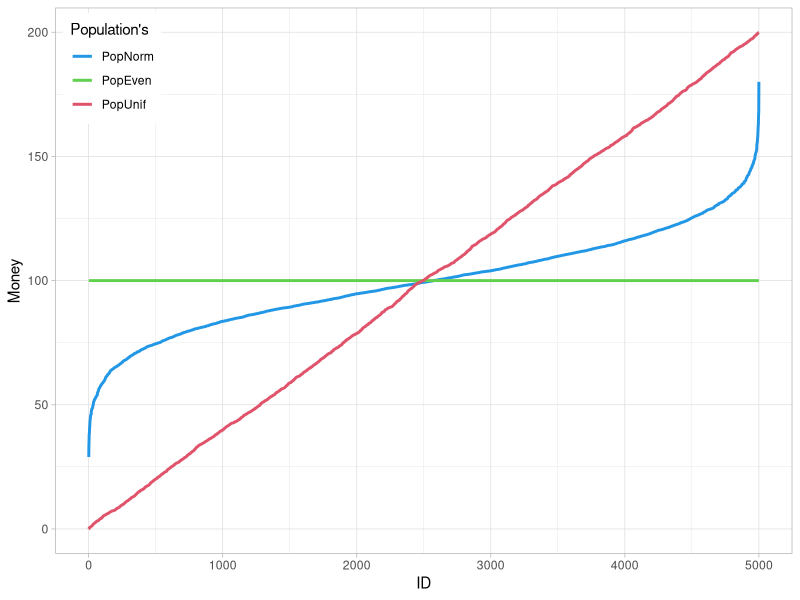

R code for this plot:
## ---- chunk 1
library(tidyr)
library(dplyr)
library(ggplot2)
## ---- chunk 2
nA = 5000         # number of Agents
ID = seq_len(nA)  # ID of the Agents
M0pop = 100       # Mean amount of Money in the Start-Population


# generating Start-Population

CHF_T0 <- data.frame( ID = ID,
                      PopNorm = sort(
                                 rnorm(nA, mean = M0pop, sd = 0.2 * M0pop)
                                ),
                       PopUnif = sort(
                                  runif(nA, min = 0, max = M0pop *2)
                                ),
                       PopEven = rep(M0pop, times = nA)
                       )
## ---- chunk 3
Fig01 <- pivot_longer(data.frame(CHF_T0),
                      cols = !matches("ID"),
                      names_to = "Population",
                      values_to = "Money"
                      )

Fig01$Population <- factor(Fig01$Population,
                           levels = c("PopNorm",
                                      "PopEven",
                                      "PopUnif")
                          )

ggplot(data = Fig01, aes(x = ID, y = Money, color = Population)) +
  geom_line(linewidth = 1) +
  scale_color_manual(name = "Population's",
                     values = c("PopNorm" = 4,
                                "PopEven" = 3,
                                "PopUnif" = 2)) +
  theme_light() +
  theme(legend.position = c(0.01, 0.99),
        legend.justification = c(0, 1),
        legend.background = element_rect(fill = "white"))
